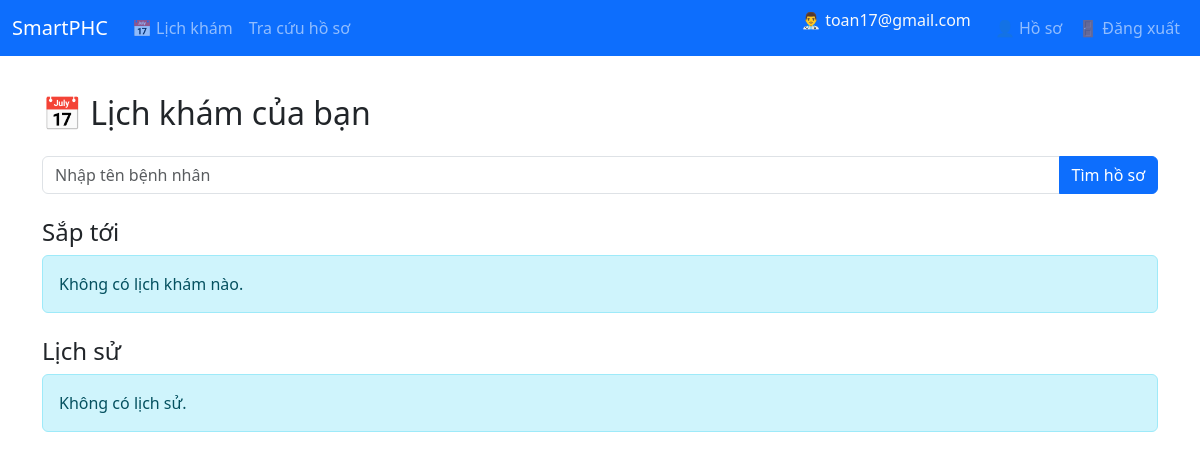
The page /doctor/schedule/ (signed in) on the database as committed earlier.
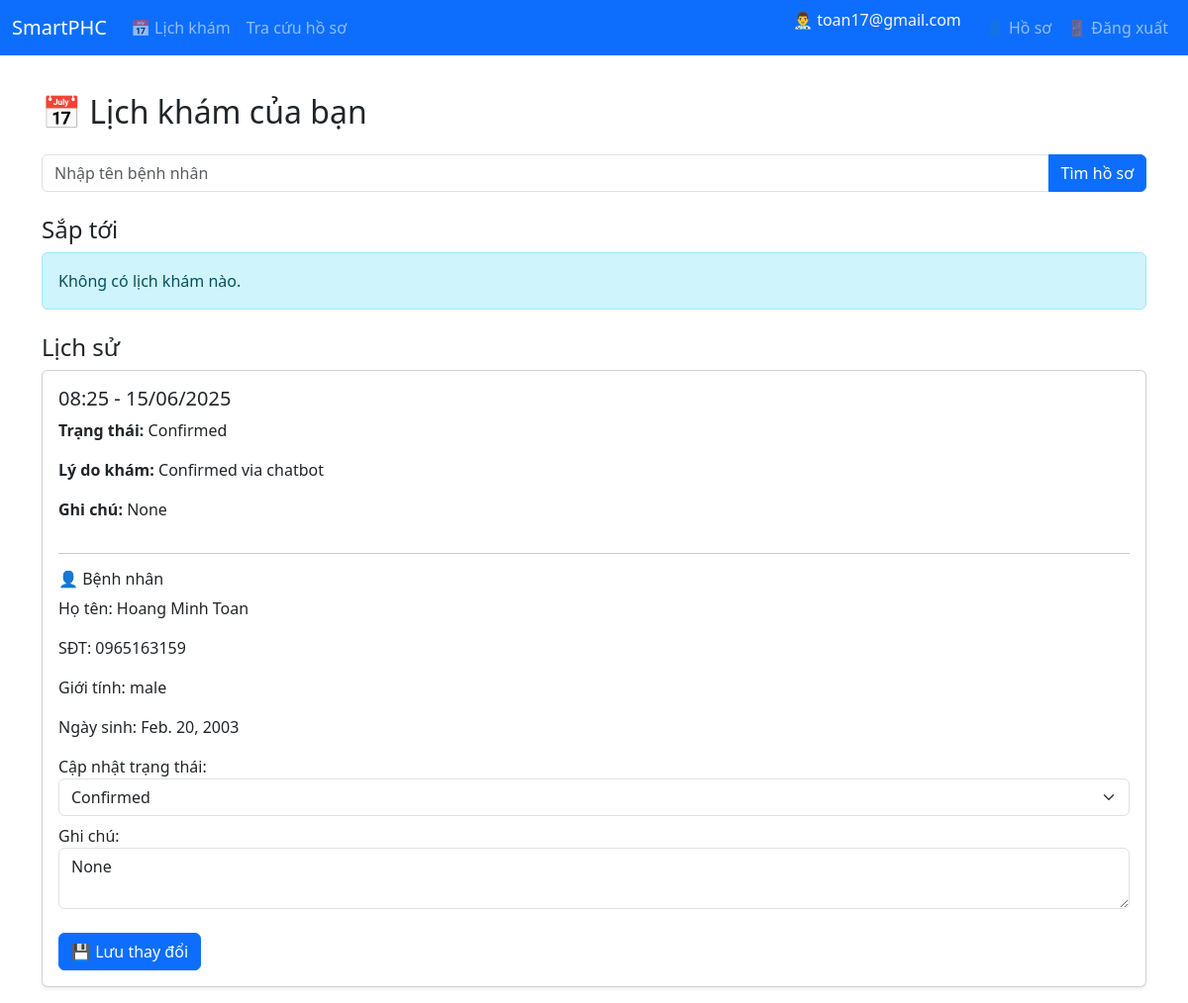
The same page on the database as committed later.
### appointment/models.py (models this page shows)
class Appointment(models.Model):
    STATUS_CHOICES = [
        ('pending', 'Pending'),
        ('confirmed', 'Confirmed'),
        ('completed', 'Completed'),
        ('cancelled', 'Cancelled'),
    ]
    id = models.UUIDField(primary_key=True, default=uuid.uuid4, editable=False)
    patient = models.ForeignKey(settings.AUTH_USER_MODEL, on_delete=models.CASCADE, related_name='appointments_as_patient')
    doctor = models.ForeignKey(settings.AUTH_USER_MODEL, on_delete=models.CASCADE, related_name='appointments_as_doctor')
    date_time = models.DateTimeField()
    reason = models.TextField()
    notes = models.TextField(blank=True, null=True)
    status = models.CharField(max_length=20, choices=STATUS_CHOICES, default='pending')

### user_profile/models.py (models this page shows)
class UserProfile(models.Model):
    GENDER_CHOICES = [
        ('male', 'Male'),
        ('female', 'Female'),
        ('other', 'Other'),
    ]
    user = models.OneToOneField(settings.AUTH_USER_MODEL, on_delete=models.CASCADE)
    full_name = models.CharField(max_length=100)
    date_of_birth = models.DateField()
    gender = models.CharField(max_length=10, choices=GENDER_CHOICES)
    phone_number = models.CharField(max_length=20)
    address = models.TextField()
    profile_photo = models.URLField(blank=True, null=True)

### appointment/views.py (the view)
# urls.py: path('schedule/', doctor_schedule_view, name='doctor-schedule'),
@login_required
def doctor_schedule_view(request):
    if request.user.role != "doctor":
        messages.error(request, "Bạn không có quyền truy cập.")
        return redirect("home")
    upcoming = (
        Appointment.objects.filter(doctor=request.user, date_time__gte=timezone.now())
        .order_by("date_time")
        .select_related("patient")
    )
    history = (
        Appointment.objects.filter(doctor=request.user, date_time__lt=timezone.now())
        .order_by("-date_time")
        .select_related("patient")
    )
    for appt in list(upcoming) + list(history):
        appt.patient_profile = UserProfile.objects.filter(user=appt.patient).first()
    return render(
        request,
        "doctor_schedule.html",
        {
            "upcoming": upcoming,
            "history": history,
        },
    )

### appointment/templates/doctor_schedule.html (shortened to what this page needs)
{% extends "base.html" %}
{% block content %}
<h2 class="mb-4">📅 Lịch khám của bạn</h2>
<form method="get" action="{% url 'search-medical-history' %}" class="mb-4">
  <div class="input-group">
    <input type="text" name="q" class="form-control" placeholder="Nhập tên bệnh nhân">
    <button type="submit" class="btn btn-primary">Tìm hồ sơ</button>
  </div>
</form>
<h4>Sắp tới</h4>
{% for a in upcoming %}
  <div class="card mb-3 p-3 shadow-sm">
    <h5>{{ a.date_time|date:"H:i - d/m/Y" }}</h5>
    <p><strong>Trạng thái:</strong> {{ a.get_status_display }}</p>
    <p><strong>Lý do khám:</strong> {{ a.reason }}</p>
    <p><strong>Ghi chú:</strong> {{ a.notes|default:"(Không có)" }}</p>
    <hr>
    <h6>👤 Bệnh nhân</h6>
    <p>Họ tên: {{ a.patient_profile.full_name }}</p>
    <p>SĐT: {{ a.patient_profile.phone_number }}</p>
    <p>Giới tính: {{ a.patient_profile.gender }}</p>
    <p>Ngày sinh: {{ a.patient_profile.date_of_birth }}</p>
    <form method="post" action="{% url 'update-appointment' a.id %}">
      {% csrf_token %}
      <label for="status">Cập nhật trạng thái:</label>
      <select name="status" class="form-select mb-2">
        {% for key, val in a.STATUS_CHOICES %}
          <option value="{{ key }}" {% if key == a.status %}selected{% endif %}>{{ val }}</option>
        {% endfor %}
      </select>
      <label for="notes">Ghi chú:</label>
      <textarea name="notes" class="form-control">{{ a.notes }}</textarea>
      <br>
      <button type="submit" class="btn btn-primary">💾 Lưu thay đổi</button>
    </form>
    {% if a.status == 'pending' %}
    <form method="post" action="{% url 'respond-appointment' a.id 'accept' %}" class="d-inline">
      {% csrf_token %}
      <button type="submit" class="btn btn-success btn-sm mt-2">Chấp nhận</button>
    </form>
    <form method="post" action="{% url 'respond-appointment' a.id 'reject' %}" class="d-inline">
      {% csrf_token %}
      <button type="submit" class="btn btn-danger btn-sm mt-2">Từ chối</button>
    </form>
    {% endif %}
  </div>
{% empty %}
  <div class="alert alert-info">Không có lịch khám nào.</div>
{% endfor %}
<h4 class="mt-4">Lịch sử</h4>
{% for a in history %}
  <div class="card mb-3 p-3 shadow-sm">
    <h5>{{ a.date_time|date:"H:i - d/m/Y" }}</h5>
    <p><strong>Trạng thái:</strong> {{ a.get_status_display }}</p>
    <p><strong>Lý do khám:</strong> {{ a.reason }}</p>
    <p><strong>Ghi chú:</strong> {{ a.notes|default:"(Không có)" }}</p>
    <hr>
    <h6>👤 Bệnh nhân</h6>
    <p>Họ tên: {{ a.patient_profile.full_name }}</p>
    <p>SĐT: {{ a.patient_profile.phone_number }}</p>
    <p>Giới tính: {{ a.patient_profile.gender }}</p>
    <p>Ngày sinh: {{ a.patient_profile.date_of_birth }}</p>
    <form method="post" action="{% url 'update-appointment' a.id %}">
      <label for="status">Cập nhật trạng thái:</label>
      <select name="status" class="form-select mb-2">
        {% for key, val in a.STATUS_CHOICES %}
          <option value="{{ key }}" {% if key == a.status %}selected{% endif %}>{{ val }}</option>
        {% endfor %}
      </select>
      <label for="notes">Ghi chú:</label>
      <textarea name="notes" class="form-control">{{ a.notes }}</textarea>
      <br>
      <button type="submit" class="btn btn-primary">💾 Lưu thay đổi</button>
    </form>
  </div>
{% empty %}
  <div class="alert alert-info">Không có lịch sử.</div>
{% endfor %}
{% endblock %}

Rows that differ between the two databases and show on the page:
added Appointment: date_time "08:25 - 15/06/2025", status "Confirmed", reason "Confirmed via chatbot", notes "None", patient_profile.full_name "Hoang Minh Toan", patient_profile.phone_number "0965163159", patient_profile.gender "male", patient_profile.date_of_birth "Feb. 20, 2003"
Other text that changed with them:
text no longer shown: "Không có lịch sử."
